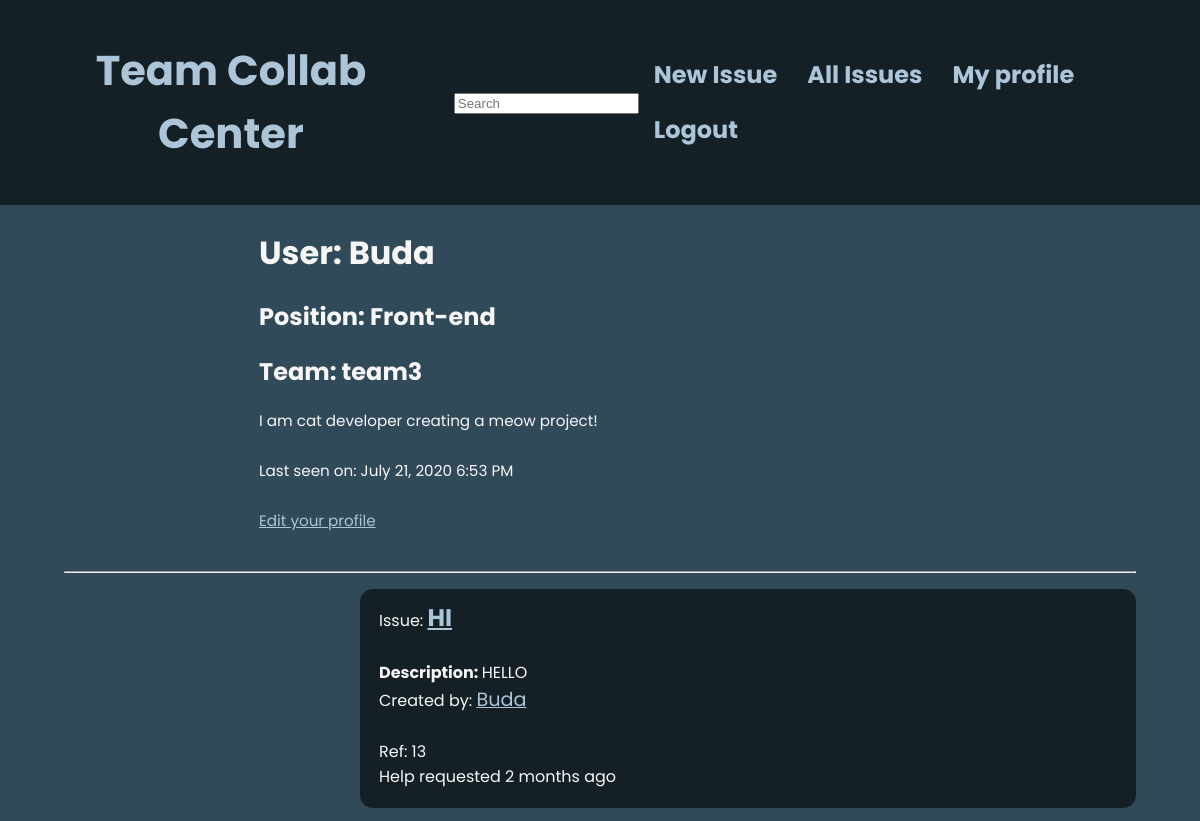
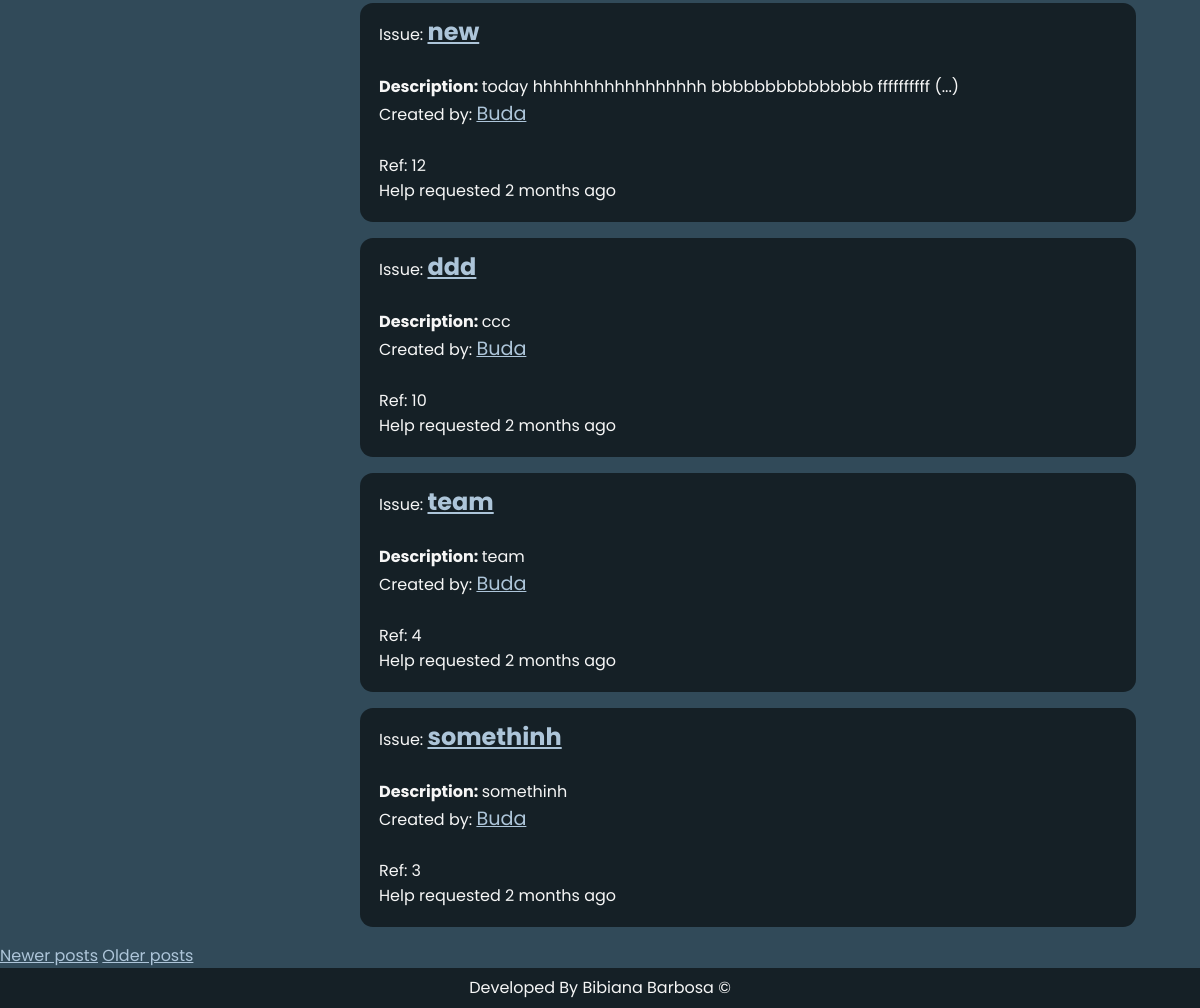
Page /user/Buda?page=2 (signed in) on the committed database (2 pictures, top to bottom).
### app/models.py (models this page shows, shortened)
class User(UserMixin, db.Model):
    __tablename__='users'
    id = db.Column(db.Integer, primary_key=True)
    username = db.Column(db.String(64), index=True, unique=True)
    email = db.Column(db.String(120), index=True, unique=True)
    password_hash = db.Column(db.String(128))
    posts = db.relationship('Post', backref='author', lazy='dynamic')
    position_id = db.Column(db.Integer, db.ForeignKey('position.id'))
    about_me = db.Column(db.String(240))
    last_seen = db.Column(db.DateTime, default=datetime.utcnow)
    team_id = db.Column(db.Integer, db.ForeignKey('teams.id'))
    comments = db.relationship('Comment', backref='comment_author', lazy='dynamic')

class Position(db.Model):
    __tablename__='position'
    id = db.Column(db.Integer, primary_key=True)
    name = db.Column(db.String(64), unique=True)
    members = db.relationship('User', backref='position_members')

class Team(db.Model):
    __tablename__='teams'
    id = db.Column(db.Integer, primary_key=True)
    name = db.Column(db.String(64), unique=True)
    members = db.relationship('User', backref='team_members')
    team_posts = db.relationship('Post', backref='team_posts')

class SearchableMixin(object):
    @classmethod
    def before_commit(cls, session):
        session._changes = {
            'add': list(session.new),
            'update': list(session.dirty),
            'delete': list(session.deleted)
        }
    @classmethod
    def after_commit(cls, session):
        for obj in session._changes['add']:
            if isinstance(obj, SearchableMixin):
                add_to_index(obj.__tablename__, obj)
        for obj in session._changes['update']:
            if isinstance(obj, SearchableMixin):
                add_to_index(obj.__tablename__, obj)
        for obj in session._changes['delete']:
            if isinstance(obj, SearchableMixin):
                remove_from_index(obj.__tablename__, obj)
        session._changes = None

class Post(SearchableMixin, db.Model):
    __searchable__ = ['title', 'description', 'id', 'author']
    __tablename__='posts'
    id = db.Column(db.Integer, primary_key=True)
    title = db.Column(db.String(64))
    description = db.Column(db.String(1000))
    timestamp = db.Column(db.DateTime, index=True, default=datetime.utcnow)
    user_id = db.Column(db.Integer, db.ForeignKey('users.id'))
    team_id = db.Column(db.Integer, db.ForeignKey('teams.id'))
    comments = db.relationship('Comment', backref='comment_ticket', lazy='dynamic')

### app/routes.py (the view)
@app.route('/user/<username>')
@login_required
def user(username):
    user = User.query.filter_by(username=username).first_or_404()
    page = request.args.get('page', 1, type=int)
    posts = Post.query.filter_by(user_id=user.id).order_by(
        Post.timestamp.desc()).paginate(
        page, app.config['POSTS_PER_PAGE'], False)
    next_url = url_for('user', username=user.username, page=posts.next_num) \
        if posts.has_next else None
    prev_url = url_for('user', username=user.username, page=posts.prev_num) \
        if posts.has_prev else None
    return render_template('user.html', user=user, posts=posts.items,
                           next_url=next_url, prev_url=prev_url)

### app/forms.py
class SearchForm(FlaskForm):
    q = StringField(('Search'), validators=[DataRequired()])
    def __init__(self, *args, **kwargs):
        if 'formdata' not in kwargs:
            kwargs['formdata'] = request.args
        if 'csrf_enabled' not in kwargs:
            kwargs['csrf_enabled'] = False
        super(SearchForm, self).__init__(*args, **kwargs)

### app/models.py (called while the page is built)
@login.user_loader
def load_user(id):
    return User.query.get(int(id))

### app/routes.py (called while the page is built)
@app.before_request
def before_request():
    if current_user.is_authenticated:
        current_user.last_seen = datetime.utcnow()
        db.session.commit()
        g.search_form = SearchForm()

### app/templates/user.html (shortened to what this page needs)
{% extends "base.html" %}
{% block content %}
    <table class="user-table">
        <tr valign="top">
            <td>
                <h1>User: {{ user.username }}</h1>
                <h2>Position: {{ user.position_members.name }}</h2>
                <h2>Team: {{ user.team_members.name }}</h2>
                {% if user.about_me %}<p>{{ user.about_me }}</p>{% endif %}
                {% if user.last_seen %}
                    <p>Last seen on: {{ moment(user.last_seen).format('LLL') }}</p>
                {% endif %}
                {% if user == current_user %}
                <p><a href="{{ url_for('edit_profile') }}">Edit your profile</a></p>
                {% endif %}
            </td>
        </tr>
    </table>
    <div class="main-body">
    <hr class="hr-usertable">
    {% for post in posts %}
        {% include '_post.html' %}
    {% endfor %}
    {% if prev_url %}
    <a href="{{ prev_url }}">Newer posts</a>
    {% endif %}
    {% if next_url %}
    <a href="{{ next_url }}">Older posts</a>
    {% endif %}
{% endblock %}

### app/templates/_post.html (shortened to what this page needs)
<div class="posts-wrapper">
    <table class="posts-issues-table>
        <tr valign="top">
            <td>
                Issue: <b><a class="issue-name" href="{{ url_for('post_view', id=post.id) }}">{{ post.title }}</a></b>
                <br>
                <br>
                <b><span>Description: </span></b>
                {% if post.description|length < 20 %}
                    {{ post.description }}
                {% else %}
                    {{ post.description[0:50] }} (...)
                {% endif %}
                <br>
                Created by: <a class="creator-name" href="{{ url_for('user', username=post.author.username) }}">
                    {{ post.author.username }}
                </a>
                <br>
                <br>
                Ref: {{ post.id }}
                <br>
                Help requested {{ moment(post.timestamp).fromNow() }}
            </td>
    </table>
</div>

### app/static/styles/base/style.css (style rules this page uses)
.posts-wrapper { background-position: center; padding: 0.5rem 1rem 1rem 1rem; background-color: #152026; margin: 1rem 4rem 1rem 30%; border-radius: 13px; color: #F6F6F6; }
.posts-wrapper a { color: #ADC5D9; text-decoration: underline; cursor: pointer; }
.posts-wrapper .issue-name { font-size: 1.5rem; }
.posts-wrapper .creator-name { font-size: 1.2rem; }
.user-table { padding: 0 10rem; min-width: 90%; min-height: 100%; margin: 0 0 0.5rem 6rem; }
.hr-usertable { margin: 0 4rem 0 4rem; }
* { -webkit-box-sizing: border-box; box-sizing: border-box; }
body { font-family: 'Poppins', sans-serif; color: #F6F6F6; margin: 0; background-color: #314A59; }
body a { color: #ADC5D9; }
p { font-size: .95em; margin-bottom: 1.8em; }

### rows in the picture
User: username "Buda", about_me "I am cat developer creating a meow project!", last_seen "July 21, 2020 6:53 PM"
Position: position_members.name "Front-end"
Team: team_members.name "team3"
Post: title "HI", description "HELLO", author.username "Buda", id "13", timestamp "2 months ago"
Post: title "new", description "today hhhhhhhhhhhhhhhhh bbbbbbbbbbbbbbb ffffffffff", author.username "Buda", id "12", timestamp "2 months ago"
Post: title "ddd", description "ccc", author.username "Buda", id "10", timestamp "2 months ago"
Post: title "team", description "team", author.username "Buda", id "4", timestamp "2 months ago"
Post: title "somethinh", description "somethinh", author.username "Buda", id "3", timestamp "2 months ago"
